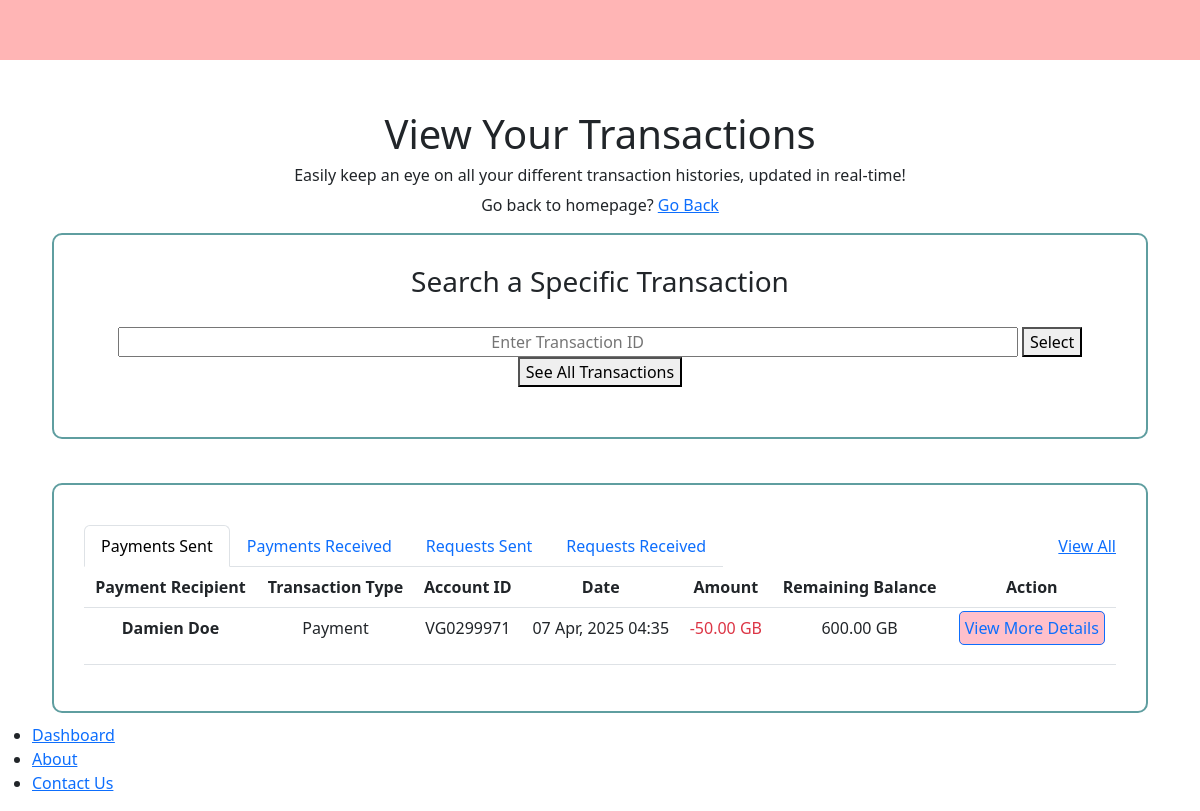
Screenshot of /view-transactions/ (signed in) with the database file from the repository.
### register/models.py (models this page shows, shortened)
class Transaction(models.Model):
    transaction_id = ShortUUIDField(unique=True, length=10, max_length=15, prefix="TR-", alphabet='abcdef1234567890')
    transaction_type = models.CharField(max_length=100, choices=TRANSACTION_TYPE, default="none")
    user = models.ForeignKey(User, related_name="user", on_delete=models.SET_NULL, null=True)
    amount = models.DecimalField(max_digits=10, decimal_places=2, default=0.00)
    receiver = models.ForeignKey(User, related_name="receiver", on_delete=models.SET_NULL, null=True)
    sender = models.ForeignKey(User, related_name="sender", on_delete=models.SET_NULL, null=True)
    receiver_account = models.ForeignKey(Account, related_name="receiver_account", on_delete=models.SET_NULL, null=True)
    sender_account = models.ForeignKey(Account, related_name="sender_account", on_delete=models.SET_NULL, null=True)
    transaction_created_date = models.DateTimeField(auto_now_add=True)
    transaction_updated_date = models.DateTimeField(auto_now_add=False, null=True, blank=True)

class Comment(models.Model):
    id = models.UUIDField(primary_key=True, unique=True, default=uuid.uuid4, editable=False)
    user = models.OneToOneField(User, on_delete=models.CASCADE)
    account = models.OneToOneField(Account, on_delete=models.CASCADE, null=True, blank=True)
    full_name = models.CharField(max_length=100)
    currency = models.CharField(choices=CURRENCY, max_length=100)
    date_of_birth = models.DateField(auto_now_add=False)
    date = models.DateTimeField(auto_now_add=True)

class Account(models.Model):
    id = models.UUIDField(primary_key=True, unique=True, default=uuid.uuid4, editable=False) # Must be unique and un-editable
    user = models.OneToOneField(User, on_delete=models.CASCADE) # When deleted, cascades so it doesn't affect other users
    balance = models.DecimalField(max_digits=10, decimal_places=2, default=750.00)
    account_id = ShortUUIDField(unique=True, length=7, max_length=20, prefix="VG", alphabet="1234567890")
    account_pin = ShortUUIDField(length=4, max_length=7, alphabet="1234567890")
    account_status = models.CharField(max_length=100, choices=ACCOUNT_STATUS, default="active")
    created_date = models.DateTimeField(auto_now_add=True)
    class Meta:
        ordering = ['-created_date']

### payapp/transactions.py (the view)
# urls.py: path("view-transactions/", transactions.transaction_history_list, name="view-transactions"),
def transaction_history_list(request):
    payment_history = Transaction.objects.filter(sender=request.user, transaction_type="payment").order_by("-id")
    receive_history = Transaction.objects.filter(receiver=request.user, transaction_type="payment").order_by("-id")
    request_sent_history = Transaction.objects.filter(Q(transaction_type="request") | Q(transaction_type="request_acc"), sender=request.user).order_by("-id")
    request_received_history = Transaction.objects.filter(Q(transaction_type="request") | Q(transaction_type="request_acc"),receiver=request.user).order_by("-id")
    context = {
        "payment_history": payment_history,
        "receive_history": receive_history,
        "request_sent_history": request_sent_history,
        "request_received_history": request_received_history
    }
    return render(request, "pay/view-all-transactions.html", context)

### templates/pay/view-all-transactions.html (shortened to what this page needs)
{% extends 'prefabs/user-dashboard-base.html' %}
{% load crispy_forms_filters %}
{% block content %}
    <section>
        <div>
            <div class="container">
                <div>
                    <div>
                        <div class="center-rows" style="text-align: center; padding-top: 50px;">
                            <h1>View Your Transactions</h1>
                            <h6>Easily keep an eye on all your different transaction histories, updated in real-time!</h6>
                            <p>Go back to homepage? <a href="/./">Go Back</a></p>
                        </div>
                        <div>
                            <div style="margin: 10px 10px 10px 10px; border: 2px solid cadetblue; border-radius: 10px; padding: 30px; text-align: center;">
                                <div style="padding-bottom: 20px;"><h3>Search a Specific Transaction</h3></div>
                                <form action="" method="POST">
                                        <div style="padding-bottom: 20px">
                                            <input type="text" name="transaction_id" style="width: 900px; text-align: center;" placeholder="Enter Transaction ID">
                                            <button>Select</button>
                                            <button type="reset"><a style="text-decoration: none; color: black;" href="/dashboard/">See All Transactions</a></button>
                                        </div>
                                </form>
                            </div>
                            <br>
                            <div style="margin: 10px 10px 10px 10px; border: 2px solid cadetblue; border-radius: 10px; padding: 30px;">
                                <div class="top-area d-flex align-items-center justify-content-between" style="padding-top: 10px;">
                                    <ul class="nav nav-tabs" role="tablist">
                                        <li><button class="nav-link active" id="sent-tab" data-bs-toggle="tab" data-bs-target="#sent" type="button" role="tab" aria-controls="sent" aria-selected="true">Payments Sent</button></li>
                                        <li><button class="nav-link" id="received-tab" data-bs-toggle="tab" data-bs-target="#received" type="button" role="tab" aria-controls="received" aria-selected="false">Payments Received</button></li>
                                        <li><button class="nav-link" id="request-sent-tab" data-bs-toggle="tab" data-bs-target="#request-sent" type="button" role="tab" aria-controls="request-sent" aria-selected="false">Requests Sent</button></li>
                                        <li><button class="nav-link" id="request-got-tab" data-bs-toggle="tab" data-bs-target="#request-got" type="button" role="tab" aria-controls="request-got" aria-selected="false">Requests Received</button></li>
                                    </ul>
                                    <div class="view-all d-flex align-items-center">
                                        <a href="javascript:void(0)">View All</a>
                                    </div>
                                </div>
                                <div class="tab-content mt-40" style="text-align: center;">
                                    <div class="tab-pane fade show active" id="sent" role="tabpanel" aria-labelledby="sent-tab">
                                        <div class="table-responsive">
                                            <table class="table">
                                                <thead>
                                                    <tr>
                                                        <th scope="col">Payment Recipient</th>
                                                        <th scope="col">Transaction Type</th>
                                                        <th scope="col">Account ID</th>
                                                        <th scope="col">Date</th>
                                                        <th scope="col">Amount</th>
                                                        <th scope="col">Remaining Balance</th>
                                                        <th scope="col">Action</th>
                                                    </tr>
                                                </thead>
                                                <tbody>
                                                    {% for payment in payment_history %}
                                                        <tr data-bs-toggle="modal" data-bs-target="#transactionsMod">
                                                            <th scope="row">
                                                                <p>{{ payment.receiver.comment.full_name }}</p>
                                                            </th>
                                                            <td>{{ payment.transaction_type|title }}</td>
                                                            <td>{{ payment.receiver.account.account_id }}</td>
                                                            <td><p>{{ payment.transaction_created_date|date:"d M, Y h:s" }}</p></td>
                                                            <td class="text-danger"><p>-{{ payment.amount }} {{ payment.receiver.comment.currency }}</p></td>
                                                            <td><p>{{ payment.sender.account.balance }} {{ payment.receiver.comment.currency }}</p></td>
                                                            <td><a href="" style="border: 1px solid; border-radius: 5px; background: pink; padding: 5px; text-decoration: none;">View More Details</a></td>
                                                        </tr>
                                                    {% endfor %}
                                                </tbody>
                                            </table>
                                        </div>
                                    </div>
                                </div>
                            </div>
                        </div>
                    </div>
                </div>
            </div>
        </div>
    </section>
{% endblock content %}

### rows the page displays
Transaction: receiver.comment.full_name "Damien Doe", transaction_type "Payment", receiver.account.account_id "VG0299971", transaction_created_date "07 Apr, 2025 04:35", amount "50.00", receiver.comment.currency "GB", sender.account.balance "600.00"
